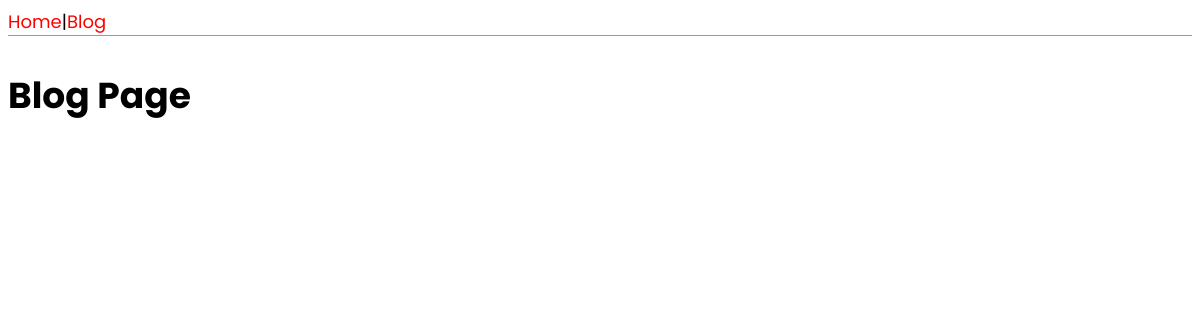
/blog/, run on an earlier commit of the app's database.
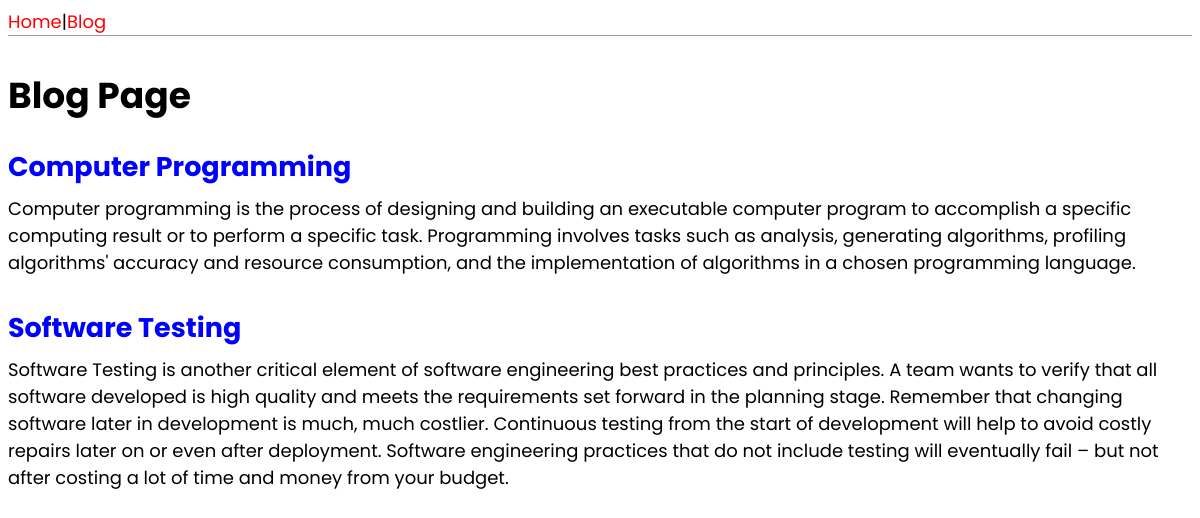
And on a later commit of the database.
### pages/models.py (models this page shows, shortened)
class Blog(models.Model):
    title = models.CharField(max_length=200)
    author = models.ForeignKey(
        'auth.User',
        on_delete=models.CASCADE,
    )
    body = models.TextField()

### pages/views.py (the view)
# urls.py: path('blog/', BlogListView.as_view(), name = 'blog'),
class  BlogListView(ListView):
    model = Blog
    template_name = 'blog.html'

### pages/templates/blog.html
{% extends 'base.html' %}
{% block content %}
<h1>Blog Page</h1>
    {% for blog in object_list %}
    <div class="post-entry">
        <h2><a href="{% url 'blog_detail' blog.pk %}">{{ blog.title }}</a></h2>
        <p>{{ blog.body }}</p>
    </div>
    {% endfor %}
{% endblock content %}

### pages/templates/base.html (shortened to what this page needs)
{% load static %}
<!DOCTYPE html>
<html>
<head>
    <link rel="stylesheet" href="{% static 'css/base.css' %}">
</head>
<body>
<header>
    <a href="{% url 'home' %}">Home</a> | <a href="{% url 'blog' %}">Blog</a>
</header>
{% block content %}
{% endblock content %}
</body>
</html>

### static/css/base.css (style rules this page uses)
body { font-family: "Poppins", sans-serif; font-size: 18px; }
header { border-bottom: 1px solid #999; margin-bottom: 2rem; display: flex; }
header a { color: red; text-decoration: none; }
.post-entry { margin-bottom: 2rem; }
.post-entry h2 { margin: 0.5rem 0; }
.post-entry h2 a, .post-entry h2 a:visited { color: blue; text-decoration: none; }
.post-entry p { margin: 0; font-weight: 400; }

What changed in the data, as far as the page shows it:
added Blog: title "Computer Programming", body "Computer programming is the process of designing and building an executable computer program to accomplish a specific computing result or to perform a specific task. Programming involves tasks such as analysis, generating algorithms, profiling algorithms' accuracy and resource consumption, and the implementation of algorithms in a chosen programming language."
added Blog: title "Software Testing", body "Software Testing is another critical element of software engineering best practices and principles. A team wants to verify that all software developed is high quality and meets the requirements set forward in the planning stage. Remember that changing software later in development is much, much costlier. Continuous testing from the start of development will help to avoid costly repairs later on or even after deployment. Software engineering practices that do not include testing will eventually fail – but not after costing a lot of time and money from your budget."
